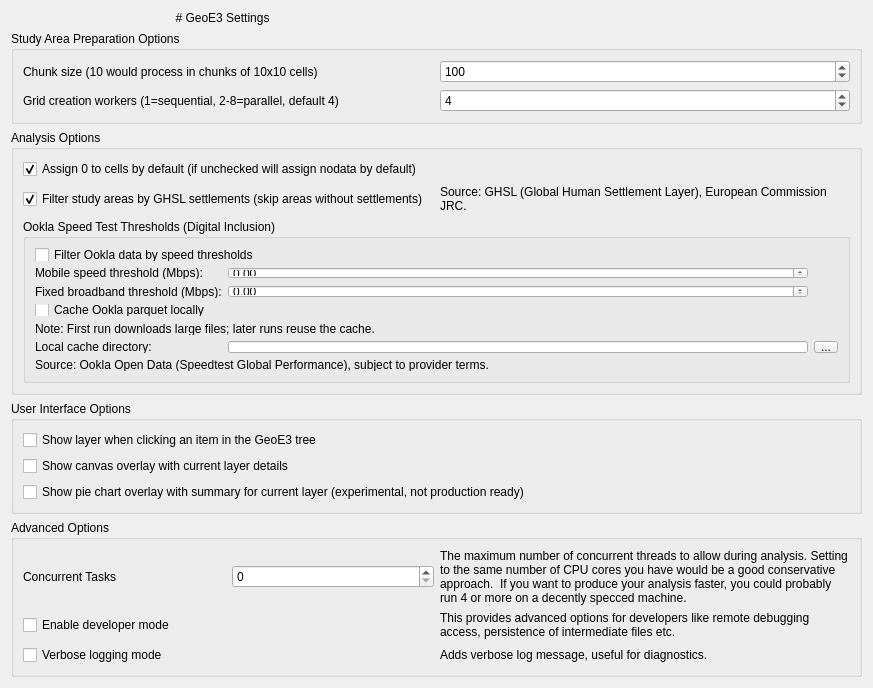
<?xml version="1.0" encoding="UTF-8"?>
<ui version="4.0">
 <class>geest_settings_base</class>
 <widget class="QWidget" name="geest_settings_base">
  <property name="geometry">
   <rect>
    <x>0</x>
    <y>0</y>
    <width>873</width>
    <height>654</height>
   </rect>
  </property>
  <property name="windowTitle">
   <string>GeoE3 Settings</string>
  </property>
  <layout class="QGridLayout" name="gridLayout_2">
   <item row="0" column="0">
    <widget class="QLabel" name="label">
     <property name="text">
      <string># GeoE3 Settings</string>
     </property>
     <property name="textFormat">
      <enum>Qt::MarkdownText</enum>
     </property>
     <property name="alignment">
      <set>Qt::AlignCenter</set>
     </property>
    </widget>
   </item>
   <item row="1" column="0" colspan="2">
    <widget class="QGroupBox" name="groupBox_3">
     <property name="title">
      <string>Study Area Preparation Options</string>
     </property>
     <layout class="QGridLayout" name="gridLayout_3">
      <item row="0" column="0">
       <widget class="QLabel" name="label_6">
        <property name="text">
         <string>Chunk size (10 would process in chunks of 10x10 cells)</string>
        </property>
       </widget>
      </item>
      <item row="0" column="1">
       <widget class="QSpinBox" name="chunk_size">
        <property name="maximum">
         <number>10000</number>
        </property>
        <property name="singleStep">
         <number>10</number>
        </property>
        <property name="value">
         <number>100</number>
        </property>
       </widget>
      </item>
      <item row="1" column="0">
       <widget class="QLabel" name="label_grid_workers">
        <property name="text">
         <string>Grid creation workers (1=sequential, 2-8=parallel, default 4)</string>
        </property>
       </widget>
      </item>
      <item row="1" column="1">
       <widget class="QSpinBox" name="grid_creation_workers">
        <property name="minimum">
         <number>1</number>
        </property>
        <property name="maximum">
         <number>8</number>
        </property>
        <property name="singleStep">
         <number>1</number>
        </property>
        <property name="value">
         <number>4</number>
        </property>
       </widget>
      </item>
     </layout>
    </widget>
   </item>
   <item row="2" column="0" colspan="2">
    <widget class="QGroupBox" name="groupBox_4">
     <property name="title">
      <string>Analysis Options</string>
     </property>
     <layout class="QGridLayout" name="gridLayout_5">
      <item row="0" column="0">
       <widget class="QCheckBox" name="default_raster_to_0">
        <property name="text">
         <string>Assign 0 to cells by default (if unchecked will assign nodata by default)</string>
        </property>
        <property name="checked">
         <bool>true</bool>
        </property>
       </widget>
      </item>
        <item row="1" column="0">
         <widget class="QCheckBox" name="filter_study_areas_by_ghsl">
          <property name="text">
           <string>Filter study areas by GHSL settlements (skip areas without settlements)</string>
          </property>
          <property name="checked">
           <bool>true</bool>
          </property>
         </widget>
        </item>
        <item row="1" column="1">
         <widget class="QLabel" name="label_ghsl_attribution">
          <property name="text">
           <string>Source: GHSL (Global Human Settlement Layer), European Commission JRC.</string>
          </property>
          <property name="wordWrap">
           <bool>true</bool>
          </property>
         </widget>
        </item>
       <item row="3" column="0" colspan="2">
        <widget class="QGroupBox" name="groupBox_ookla">
         <property name="title">
          <string>Ookla Speed Test Thresholds (Digital Inclusion)</string>
        </property>
        <layout class="QGridLayout" name="gridLayout_ookla">
         <item row="0" column="0" colspan="2">
          <widget class="QCheckBox" name="ookla_use_thresholds">
           <property name="text">
            <string>Filter Ookla data by speed thresholds</string>
           </property>
           <property name="checked">
            <bool>false</bool>
           </property>
          </widget>
         </item>
         <item row="1" column="0">
          <widget class="QLabel" name="label_ookla_mobile">
           <property name="text">
            <string>Mobile speed threshold (Mbps):</string>
           </property>
          </widget>
         </item>
         <item row="1" column="1">
          <widget class="QDoubleSpinBox" name="ookla_mobile_threshold">
           <property name="maximum">
            <double>1000.000000000000000</double>
           </property>
           <property name="value">
            <double>0.000000000000000</double>
           </property>
          </widget>
         </item>
         <item row="2" column="0">
          <widget class="QLabel" name="label_ookla_fixed">
           <property name="text">
            <string>Fixed broadband threshold (Mbps):</string>
           </property>
          </widget>
         </item>
         <item row="2" column="1">
          <widget class="QDoubleSpinBox" name="ookla_fixed_threshold">
           <property name="maximum">
            <double>1000.000000000000000</double>
           </property>
           <property name="value">
            <double>0.000000000000000</double>
           </property>
          </widget>
         </item>
         <item row="3" column="0" colspan="2">
          <widget class="QCheckBox" name="ookla_use_local_cache">
           <property name="text">
            <string>Cache Ookla parquet locally</string>
           </property>
           <property name="checked">
            <bool>false</bool>
           </property>
          </widget>
         </item>
          <item row="4" column="0" colspan="2">
           <widget class="QLabel" name="label_ookla_cache_note">
            <property name="text">
             <string>Note: First run downloads large files; later runs reuse the cache.</string>
            </property>
            <property name="wordWrap">
             <bool>true</bool>
            </property>
           </widget>
          </item>
          <item row="6" column="0" colspan="3">
           <widget class="QLabel" name="label_ookla_attribution">
            <property name="text">
             <string>Source: Ookla Open Data (Speedtest Global Performance), subject to provider terms.</string>
            </property>
            <property name="wordWrap">
             <bool>true</bool>
            </property>
           </widget>
          </item>
         <item row="5" column="0">
          <widget class="QLabel" name="label_ookla_cache_dir">
           <property name="text">
            <string>Local cache directory:</string>
           </property>
          </widget>
         </item>
         <item row="5" column="1">
          <widget class="QLineEdit" name="ookla_cache_dir"/>
         </item>
         <item row="5" column="2">
          <widget class="QToolButton" name="ookla_cache_dir_browse">
           <property name="text">
            <string>...</string>
           </property>
          </widget>
         </item>
        </layout>
       </widget>
      </item>
     </layout>
    </widget>
   </item>
   <item row="3" column="0" colspan="2">
    <widget class="QGroupBox" name="groupBox_5">
     <property name="title">
      <string>User Interface Options</string>
     </property>
     <layout class="QGridLayout" name="gridLayout_6">
      <item row="0" column="0">
       <widget class="QCheckBox" name="show_layer_on_click">
        <property name="text">
         <string>Show layer when clicking an item in the GeoE3 tree</string>
        </property>
       </widget>
      </item>
      <item row="1" column="0">
       <widget class="QCheckBox" name="show_overlay">
        <property name="text">
         <string>Show canvas overlay with current layer details</string>
        </property>
       </widget>
      </item>
      <item row="2" column="0">
       <widget class="QCheckBox" name="show_pie_overlay">
        <property name="text">
         <string>Show pie chart overlay with summary for current layer (experimental, not production ready)</string>
        </property>
       </widget>
      </item>
     </layout>
    </widget>
   </item>
   <item row="4" column="1">
    <spacer name="verticalSpacer">
     <property name="orientation">
      <enum>Qt::Vertical</enum>
     </property>
     <property name="sizeHint" stdset="0">
      <size>
       <width>20</width>
       <height>40</height>
      </size>
     </property>
    </spacer>
   </item>
   <item row="5" column="0" colspan="2">
    <widget class="QGroupBox" name="groupBox">
     <property name="title">
      <string>Advanced Options</string>
     </property>
     <layout class="QGridLayout" name="gridLayout">
      <item row="0" column="0">
       <layout class="QHBoxLayout" name="horizontalLayout">
        <item>
         <widget class="QLabel" name="label_thread_pool_size">
          <property name="text">
           <string>Concurrent Tasks</string>
          </property>
         </widget>
        </item>
        <item>
         <widget class="QSpinBox" name="spin_thread_pool_size"/>
        </item>
       </layout>
      </item>
      <item row="0" column="1">
       <widget class="QLabel" name="thread_pool_description">
        <property name="text">
         <string>The maximum number of concurrent threads to allow during analysis. Setting to the same number of CPU cores you have would be a good conservative approach.  If you want to produce your analysis faster, you could probably run 4 or more on a decently specced machine.</string>
        </property>
        <property name="wordWrap">
         <bool>true</bool>
        </property>
        <property name="margin">
         <number>0</number>
        </property>
       </widget>
      </item>
      <item row="1" column="0">
       <widget class="QCheckBox" name="developer_mode_checkbox">
        <property name="text">
         <string>Enable developer mode</string>
        </property>
       </widget>
      </item>
      <item row="1" column="1">
       <widget class="QLabel" name="developer_mode_description">
        <property name="text">
         <string>This provides advanced options for developers like remote debugging access, persistence of intermediate files etc.</string>
        </property>
        <property name="wordWrap">
         <bool>true</bool>
        </property>
        <property name="margin">
         <number>0</number>
        </property>
       </widget>
      </item>
      <item row="2" column="0">
       <widget class="QCheckBox" name="verbose_mode_checkbox">
        <property name="text">
         <string>Verbose logging mode</string>
        </property>
       </widget>
      </item>
      <item row="2" column="1">
       <widget class="QLabel" name="verbose_mode_description">
        <property name="text">
         <string>Adds verbose log message, useful for diagnostics.</string>
        </property>
        <property name="wordWrap">
         <bool>true</bool>
        </property>
        <property name="margin">
         <number>0</number>
        </property>
       </widget>
      </item>
     </layout>
    </widget>
   </item>
  </layout>
 </widget>
 <tabstops>
  <tabstop>spin_thread_pool_size</tabstop>
  <tabstop>developer_mode_checkbox</tabstop>
  <tabstop>verbose_mode_checkbox</tabstop>
 </tabstops>
 <resources/>
 <connections/>
</ui>
